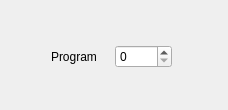
<?xml version="1.0" encoding="UTF-8"?>
<ui version="4.0">
 <class>CDemodOptions</class>
 <widget class="QDialog" name="CDemodOptions">
  <property name="geometry">
   <rect>
    <x>0</x>
    <y>0</y>
    <width>228</width>
    <height>110</height>
   </rect>
  </property>
  <property name="windowTitle">
   <string>Mode options</string>
  </property>
  <property name="windowIcon">
   <iconset resource="../../resources/icons.qrc">
    <normaloff>:/icons/icons/signal.svg</normaloff>:/icons/icons/signal.svg</iconset>
  </property>
  <layout class="QVBoxLayout" name="verticalLayout">
   <item>
    <widget class="QStackedWidget" name="demodOptions">
     <property name="currentIndex">
      <number>4</number>
     </property>
     <widget class="QWidget" name="demodNoOpt">
      <layout class="QHBoxLayout" name="horizontalLayout">
       <item>
        <widget class="QLabel" name="label">
         <property name="text">
          <string>No options for
this demodulator</string>
         </property>
         <property name="alignment">
          <set>Qt::AlignCenter</set>
         </property>
        </widget>
       </item>
      </layout>
     </widget>
     <widget class="QWidget" name="demodFmOpt">
      <layout class="QVBoxLayout" name="verticalLayout_2">
       <item>
        <layout class="QFormLayout" name="pagedemodFormLayout2">
         <property name="fieldGrowthPolicy">
          <enum>QFormLayout::AllNonFixedFieldsGrow</enum>
         </property>
         <property name="labelAlignment">
          <set>Qt::AlignRight|Qt::AlignTrailing|Qt::AlignVCenter</set>
         </property>
         <property name="horizontalSpacing">
          <number>10</number>
         </property>
         <property name="verticalSpacing">
          <number>5</number>
         </property>
         <property name="leftMargin">
          <number>5</number>
         </property>
         <property name="rightMargin">
          <number>5</number>
         </property>
         <property name="bottomMargin">
          <number>5</number>
         </property>
         <item row="0" column="0">
          <widget class="QLabel" name="maxdevLabel">
           <property name="text">
            <string>Max dev</string>
           </property>
           <property name="alignment">
            <set>Qt::AlignRight|Qt::AlignTrailing|Qt::AlignVCenter</set>
           </property>
          </widget>
         </item>
         <item row="0" column="1">
          <widget class="QComboBox" name="maxdevSelector">
           <property name="sizePolicy">
            <sizepolicy hsizetype="Preferred" vsizetype="Minimum">
             <horstretch>0</horstretch>
             <verstretch>0</verstretch>
            </sizepolicy>
           </property>
           <property name="minimumSize">
            <size>
             <width>0</width>
             <height>24</height>
            </size>
           </property>
           <property name="toolTip">
            <string>Maximum FM deviation</string>
           </property>
           <property name="statusTip">
            <string>Maximum FM deviation</string>
           </property>
           <property name="currentIndex">
            <number>0</number>
           </property>
           <item>
            <property name="text">
             <string>Voice (2.5 kHz)</string>
            </property>
           </item>
           <item>
            <property name="text">
             <string>Voice (5 kHz)</string>
            </property>
           </item>
           <item>
            <property name="text">
             <string>APT (17 kHz)</string>
            </property>
           </item>
           <item>
            <property name="text">
             <string>APT (25 kHz)</string>
            </property>
           </item>
          </widget>
         </item>
         <item row="1" column="0">
          <widget class="QLabel" name="emphLabel">
           <property name="text">
            <string>Tau</string>
           </property>
           <property name="alignment">
            <set>Qt::AlignRight|Qt::AlignTrailing|Qt::AlignVCenter</set>
           </property>
          </widget>
         </item>
         <item row="1" column="1">
          <widget class="QComboBox" name="emphSelector">
           <property name="sizePolicy">
            <sizepolicy hsizetype="Preferred" vsizetype="Minimum">
             <horstretch>0</horstretch>
             <verstretch>0</verstretch>
            </sizepolicy>
           </property>
           <property name="minimumSize">
            <size>
             <width>0</width>
             <height>24</height>
            </size>
           </property>
           <property name="toolTip">
            <string>Time constant for the FM de-emphasis IIR filter.
For narrow band FM use 530 μs.
50 μs and 75 μs are used for broadcast FM depending on region.
For digital modes it is best to switch it off.</string>
           </property>
           <property name="statusTip">
            <string/>
           </property>
           <property name="editable">
            <bool>false</bool>
           </property>
           <property name="currentIndex">
            <number>3</number>
           </property>
           <item>
            <property name="text">
             <string>Off</string>
            </property>
           </item>
           <item>
            <property name="text">
             <string>25 μs</string>
            </property>
           </item>
           <item>
            <property name="text">
             <string>50 μs</string>
            </property>
           </item>
           <item>
            <property name="text">
             <string>75 μs</string>
            </property>
           </item>
           <item>
            <property name="text">
             <string>100 μs</string>
            </property>
           </item>
           <item>
            <property name="text">
             <string>250 μs</string>
            </property>
           </item>
           <item>
            <property name="text">
             <string>530 μs</string>
            </property>
           </item>
           <item>
            <property name="text">
             <string>1 ms</string>
            </property>
           </item>
          </widget>
         </item>
        </layout>
       </item>
      </layout>
     </widget>
     <widget class="QWidget" name="demodAmOpt">
      <layout class="QVBoxLayout" name="verticalLayout_3">
       <item>
        <widget class="QCheckBox" name="dcrCheckBox">
         <property name="toolTip">
          <string>Enable/disable DC removal.</string>
         </property>
         <property name="text">
          <string>DCR</string>
         </property>
         <property name="checked">
          <bool>true</bool>
         </property>
        </widget>
       </item>
      </layout>
     </widget>
     <widget class="QWidget" name="page">
      <widget class="QWidget" name="layoutWidget">
       <property name="geometry">
        <rect>
         <x>20</x>
         <y>30</y>
         <width>161</width>
         <height>29</height>
        </rect>
       </property>
       <layout class="QHBoxLayout" name="horizontalLayout_2">
        <item>
         <widget class="QLabel" name="label_2">
          <property name="text">
           <string>CW offset</string>
          </property>
         </widget>
        </item>
        <item>
         <widget class="QSpinBox" name="cwOffsetSpin">
          <property name="suffix">
           <string> Hz</string>
          </property>
          <property name="maximum">
           <number>2000</number>
          </property>
          <property name="value">
           <number>700</number>
          </property>
         </widget>
        </item>
       </layout>
      </widget>
     </widget>
     <widget class="QWidget" name="demodNrscOpt">
      <widget class="QWidget" name="horizontalLayoutWidget">
       <property name="geometry">
        <rect>
         <x>40</x>
         <y>30</y>
         <width>121</width>
         <height>31</height>
        </rect>
       </property>
       <layout class="QHBoxLayout" name="horizontalLayout_3" stretch="0,0">
        <item>
         <widget class="QLabel" name="label_3">
          <property name="text">
           <string>Program</string>
          </property>
         </widget>
        </item>
        <item>
         <widget class="QSpinBox" name="nrsc5ProgramSpin">
          <property name="maximum">
           <number>3</number>
          </property>
          <property name="value">
           <number>0</number>
          </property>
         </widget>
        </item>
       </layout>
      </widget>
     </widget>
    </widget>
   </item>
  </layout>
 </widget>
 <resources>
  <include location="../../resources/icons.qrc"/>
 </resources>
 <connections/>
</ui>
